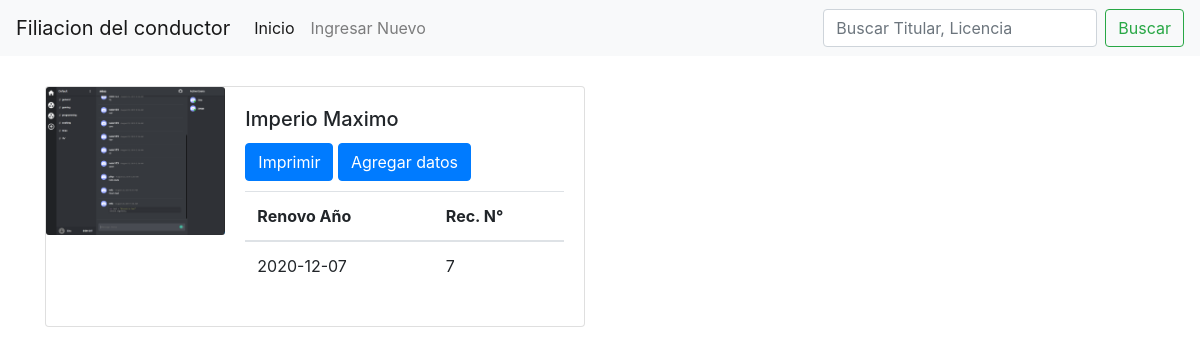
The page /ver.php?id=1 (signed in) on the database its author committed.
### tables this page shows
CREATE TABLE `filiacion` (
  `id` int(11) NOT NULL,
  `titular` varchar(255) DEFAULT NULL,
  `nacionalidad` varchar(255) DEFAULT NULL,
  `fechadenacimiento` date DEFAULT NULL,
  `domicilio` varchar(255) DEFAULT NULL,
  `licencia` int(11) DEFAULT NULL,
  `gruposanguinio` varchar(255) DEFAULT NULL,
  `rh` varchar(255) DEFAULT NULL,
  `disp` int(11) DEFAULT NULL,
  `expediente` int(11) DEFAULT NULL,
  `letra` varchar(255) DEFAULT NULL,
  `anio` int(11) DEFAULT NULL,
  `fecha` date DEFAULT NULL,
  `foto` text DEFAULT NULL,
  `cat` varchar(255) DEFAULT NULL
);

CREATE TABLE `renovacion` (
  `id` int(11) NOT NULL,
  `renovo` date DEFAULT NULL,
  `rec` int(11) DEFAULT NULL,
  `titularid` int(11) NOT NULL
);

### ver.php (the view)
<?php
require "header.php";
require "conexion.php";
$id = $_GET["id"];
$sqlMaxCodigo = "SELECT * FROM filiacion WHERE id=$id";
$res = $conn->prepare($sqlMaxCodigo);
$res->execute();
$asoc = "SELECT * FROM renovacion WHERE titularid=$id";
$res2 = $conn->prepare($asoc);
$res2->execute();
?>
<body>
    <div class="container">
        <?php while ($re = $res->fetch(PDO::FETCH_ASSOC)) : ?>
            <div class="card mb-3" style="max-width: 540px;margin-top: 30px;">
                <div class="row no-gutters">
                    <div class="col-md-4">
                        <img src="<?php echo $re['foto']; ?>" class="card-img" alt="1">
                    </div>
                    <div class="col-md-8">
                        <div class="card-body">
                            <h5 class="card-title"><?php echo $re['titular']; ?></h5>
                            <a href="imprimir.php?id=<?php echo $re['id']; ?>" target="_blank" class="btn btn-primary">Imprimir</a>
                            <a href="agregarDatos.php?id=<?php echo $re['id']; ?>" target="_blank" class="btn btn-primary">Agregar datos</a>
                            <table class="table" style="margin-top: 10px;">
                                <thead>
                                    <tr>
                                        <th scope="col">Renovo Año</th>
                                        <th scope="col">Rec. N°</th>
                                    </tr>
                                </thead>
                                <tbody>
                                    <?php while ($ree = $res2->fetch(PDO::FETCH_ASSOC)) : ?>
                                        <tr>
                                            <td><?php echo $ree['renovo']; ?></td>
                                            <td><?php echo $ree['rec']; ?></td>
                                        </tr>
                                    <?php endwhile; ?>
                                </tbody>
                            </table>
                        </div>
                    </div>
                </div>
            </div>
        <?php endwhile; ?>
    </div>
</body>
</html>

### rows shown on the page
filiacion: foto (picture), titular "Imperio Maximo"
renovacion: renovo "2020-12-07", rec "7"
